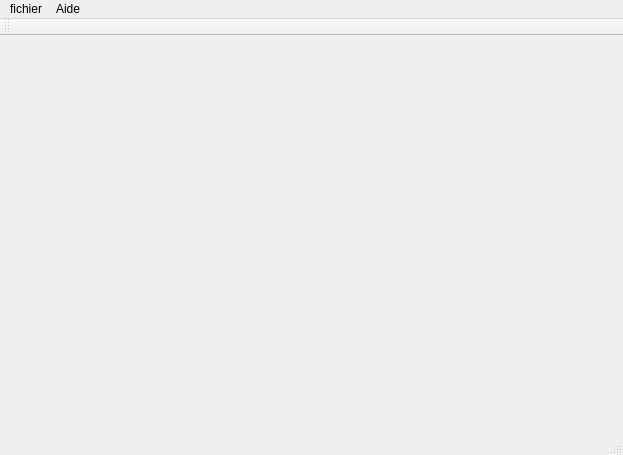
<?xml version="1.0" encoding="UTF-8"?>
<ui version="4.0">
 <class>MainWindow</class>
 <widget class="QMainWindow" name="MainWindow">
  <property name="geometry">
   <rect>
    <x>0</x>
    <y>0</y>
    <width>623</width>
    <height>455</height>
   </rect>
  </property>
  <property name="windowTitle">
   <string>MainWindow</string>
  </property>
  <widget class="QWidget" name="centralWidget"/>
  <widget class="QMenuBar" name="menuBar">
   <property name="geometry">
    <rect>
     <x>0</x>
     <y>0</y>
     <width>623</width>
     <height>25</height>
    </rect>
   </property>
   <widget class="QMenu" name="menufichier">
    <property name="title">
     <string>fichier</string>
    </property>
    <widget class="QMenu" name="menuOuvrir">
     <property name="title">
      <string>Ouvrir</string>
     </property>
     <addaction name="actionfichier"/>
     <addaction name="actiondernier_fichier_ouvert"/>
    </widget>
    <addaction name="menuOuvrir"/>
    <addaction name="actionQuiter"/>
    <addaction name="separator"/>
   </widget>
   <widget class="QMenu" name="menuAide">
    <property name="title">
     <string>Aide</string>
    </property>
    <addaction name="actionA_propos"/>
   </widget>
   <addaction name="menufichier"/>
   <addaction name="menuAide"/>
  </widget>
  <widget class="QToolBar" name="mainToolBar">
   <attribute name="toolBarArea">
    <enum>TopToolBarArea</enum>
   </attribute>
   <attribute name="toolBarBreak">
    <bool>false</bool>
   </attribute>
  </widget>
  <widget class="QStatusBar" name="statusBar"/>
  <action name="actionQuiter">
   <property name="text">
    <string>Quiter</string>
   </property>
  </action>
  <action name="actionDernier_Fichier_Ouvert">
   <property name="text">
    <string>Dernier Fichier Ouvert</string>
   </property>
  </action>
  <action name="actionA_propos">
   <property name="text">
    <string>A propos</string>
   </property>
  </action>
  <action name="actionfichier">
   <property name="text">
    <string>fichier</string>
   </property>
  </action>
  <action name="actiondernier_fichier_ouvert">
   <property name="text">
    <string>dernier fichier ouvert</string>
   </property>
  </action>
 </widget>
 <layoutdefault spacing="6" margin="11"/>
 <resources/>
 <connections/>
</ui>
